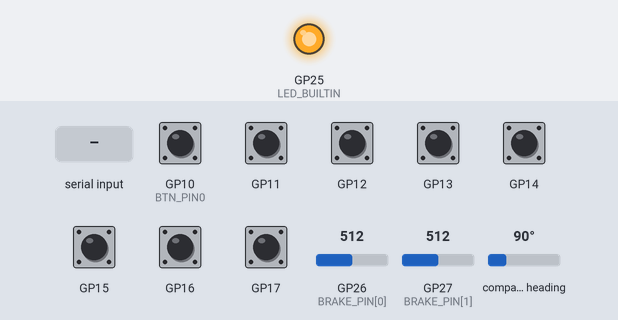
The sketch below on a simulated Raspberry Pi Pico. Shown: output pins drawn as LEDs (lit = HIGH). Wiring (inferred from the names in the program): AS5600 angle sensor at I2C address 0x36. Inputs (shaded band) come from the test bench; at power-on: GP10 (BTN_PIN0), GP11–17 HIGH, GP26 (BRAKE_PIN[0]) = 512, GP27 (BRAKE_PIN[1]) = 512, compass heading 90° (analog values on the 0–1023 scale). EEPROM starts erased; USB keyboard and mouse output is not drawn; what the sketch prints to the serial monitor is not drawn.

Above: at 1.2 s.
1.3 s: "d" received over Serial
2.8 s: "j" received over Serial
Timing chart, 0 to 5.8 s (numbered marks = the images above; inputs shaded):
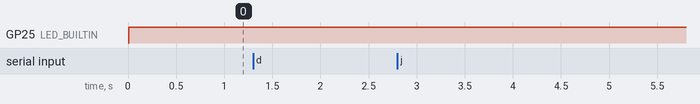

The sketch:

phaethon_levers.ino
```cpp
// Phaethon lever controller: Raspberry Pi Pico (RP2040), Arduino-Pico core, USB HID joystick.
//
// Axes:    X = left throttle (AS5600 on I2C0, GP4/GP5)   Y  = right throttle (AS5600 on I2C1, GP6/GP7)
//          Z = left brake (SS49E on GP26 / ADC0)          Rz = right brake (SS49E on GP27 / ADC1)
// Buttons: GP10..GP17, active low, internal pull-ups:
//          1 reignite (left thumb)  2 ramjet arm  3 repair  4 respawn
//          5 binder  6 left ignition  7 right ignition  8 shunt (right thumb)
// A sensor that is not fitted reports idle, so one lever (M3) and the full cockpit (M4) run the same build.
//
// Calibrate: levers at idle, brakes released, hold BOTH thumb buttons 3 s (LED blinks fast).
//            Sweep both levers to full and squeeze both brakes, then tap both thumbs again to save.
// Serial (115200): 'd' dumps raw values, 'j' measures throttle jitter at rest over 2 s.

#include <Wire.h>
#include <EEPROM.h>
#include <Joystick.h>

constexpr uint8_t AS5600_ADDR = 0x36;   // fixed address, hence one sensor per I2C bus
constexpr uint8_t REG_STATUS = 0x0B;    // bit5 MD magnet detected, bit4 ML too weak, bit3 MH too strong
constexpr uint8_t REG_RAW_ANGLE = 0x0C; // 12-bit, high nibble first
constexpr int BTN_PIN0 = 10, BTN_COUNT = 8;
constexpr int THUMB_L = 0, THUMB_R = 7;
constexpr int BRAKE_PIN[2] = {26, 27};
constexpr uint32_t CAL_MAGIC = 0x50484131;   // "PHA1"
constexpr int16_t DEFAULT_SPAN = 683;        // 60 degrees in AS5600 counts
constexpr int AXIS_MAX = 1023;

struct Cal {
  uint32_t magic;
  int16_t idle[2];   // raw angle at idle
  int16_t span[2];   // signed counts from idle to full
  int16_t brest[2];  // brake ADC at rest
  int16_t bfull[2];  // brake ADC fully squeezed
};

Cal cal;
TwoWire* bus[2] = {&Wire, &Wire1};
bool present[2] = {false, false};
int rawNow[2] = {0, 0};
int brakeNow[2] = {0, 0};
enum Mode { RUN, CAL_SWEEP } mode = RUN;
uint32_t thumbsSince = 0;

// Wrap a 12-bit angle difference into [-2048, 2047].
int wrap12(int v) {
  v %= 4096;
  if (v > 2047) v -= 4096;
  if (v < -2048) v += 4096;
  return v;
}

bool readReg(int i, uint8_t reg, uint8_t* buf, uint8_t n) {
  bus[i]->beginTransmission(AS5600_ADDR);
  bus[i]->write(reg);
  if (bus[i]->endTransmission(false) != 0) return false;
  if (bus[i]->requestFrom(AS5600_ADDR, n) != n) return false;
  for (uint8_t k = 0; k < n; k++) buf[k] = bus[i]->read();   // one read per statement: order is defined
  return true;
}

bool magnetOk(int i) {
  uint8_t st;
  return readReg(i, REG_STATUS, &st, 1) && (st & 0x20);
}

// Four samples, averaged after unwrapping against the first so a reading near 0/4095 can't smear.
bool readAngle(int i, int& out) {
  long acc = 0;
  int first = -1;
  for (int s = 0; s < 4; s++) {
    uint8_t b[2];
    if (!readReg(i, REG_RAW_ANGLE, b, 2)) return false;
    int v = ((b[0] & 0x0F) << 8) | b[1];
    if (first < 0) first = v;
    acc += first + wrap12(v - first);
  }
  out = (int)((acc / 4) & 0x0FFF);
  return true;
}

float throttleFrac(int i) {
  if (!present[i] || cal.span[i] == 0) return 0.0f;
  float f = (float)wrap12(rawNow[i] - cal.idle[i]) / (float)cal.span[i];
  return f < 0 ? 0 : (f > 1 ? 1 : f);
}

float brakeFrac(int i) {
  int d = cal.bfull[i] - cal.brest[i];
  if (abs(d) < 50) return 0.0f;   // uncalibrated or no sensor fitted
  float f = (float)(brakeNow[i] - cal.brest[i]) / (float)d;
  return f < 0 ? 0 : (f > 1 ? 1 : f);
}

bool pressed(int b) { return digitalRead(BTN_PIN0 + b) == LOW; }

void loadCal() {
  EEPROM.get(0, cal);
  if (cal.magic != CAL_MAGIC) {   // first boot: assume the levers are at idle right now
    cal.magic = CAL_MAGIC;
    for (int i = 0; i < 2; i++) {
      cal.idle[i] = rawNow[i];
      cal.span[i] = DEFAULT_SPAN;
      cal.brest[i] = cal.bfull[i] = brakeNow[i];
    }
  }
}

void saveCal() {
  EEPROM.put(0, cal);
  EEPROM.commit();
}

void sample() {
  for (int i = 0; i < 2; i++) {
    int v;
    present[i] = readAngle(i, v);
    if (present[i]) rawNow[i] = v;
    brakeNow[i] = analogRead(BRAKE_PIN[i]);
  }
}

void calibration() {
  bool both = pressed(THUMB_L) && pressed(THUMB_R);
  if (mode == RUN) {
    if (!both) { thumbsSince = 0; return; }
    if (thumbsSince == 0) thumbsSince = millis();
    if (millis() - thumbsSince < 3000) return;
    for (int i = 0; i < 2; i++) {   // capture idle and brake rest, then start tracking the sweep
      cal.idle[i] = rawNow[i];
      cal.span[i] = 0;
      cal.brest[i] = cal.bfull[i] = brakeNow[i];
    }
    mode = CAL_SWEEP;
    while (pressed(THUMB_L) || pressed(THUMB_R)) delay(10);   // wait for release
    return;
  }
  for (int i = 0; i < 2; i++) {     // CAL_SWEEP: keep the furthest excursion of each input
    int d = wrap12(rawNow[i] - cal.idle[i]);
    if (abs(d) > abs(cal.span[i])) cal.span[i] = d;
    if (abs(brakeNow[i] - cal.brest[i]) > abs(cal.bfull[i] - cal.brest[i])) cal.bfull[i] = brakeNow[i];
  }
  if (both) {
    for (int i = 0; i < 2; i++) if (abs(cal.span[i]) < 100) cal.span[i] = DEFAULT_SPAN;   // lever not swept
    saveCal();
    mode = RUN;
    thumbsSince = 0;
    while (pressed(THUMB_L) || pressed(THUMB_R)) delay(10);
  }
}

void serialCommands() {
  if (!Serial.available()) return;
  char c = Serial.read();
  if (c == 'd') {
    for (int i = 0; i < 2; i++) {
      Serial.printf("lever %d: present=%d magnet=%d raw=%d idle=%d span=%d frac=%.3f | brake raw=%d rest=%d full=%d frac=%.3f\n",
                    i, present[i], present[i] && magnetOk(i), rawNow[i], cal.idle[i], cal.span[i], throttleFrac(i),
                    brakeNow[i], cal.brest[i], cal.bfull[i], brakeFrac(i));
    }
  } else if (c == 'j') {   // M3 gate: jitter at rest must be <= +-2 counts
    int lo[2] = {9999, 9999}, hi[2] = {-9999, -9999};
    uint32_t t0 = millis();
    while (millis() - t0 < 2000) {
      sample();
      for (int i = 0; i < 2; i++) if (present[i]) {
        int d = wrap12(rawNow[i] - cal.idle[i]);
        lo[i] = min(lo[i], d); hi[i] = max(hi[i], d);
      }
      delay(1);
    }
    for (int i = 0; i < 2; i++) {
      if (!present[i]) { Serial.printf("lever %d: not fitted\n", i); continue; }
      int half = (hi[i] - lo[i] + 1) / 2;
      Serial.printf("lever %d: jitter %d..%d counts (+-%d) -> %s\n", i, lo[i], hi[i], half, half <= 2 ? "PASS" : "FAIL");
    }
  }
}

void setup() {
  Serial.begin(115200);
  pinMode(LED_BUILTIN, OUTPUT);
  for (int b = 0; b < BTN_COUNT; b++) pinMode(BTN_PIN0 + b, INPUT_PULLUP);
  analogReadResolution(12);
  Wire.setSDA(4);  Wire.setSCL(5);  Wire.begin();  Wire.setClock(400000);
  Wire1.setSDA(6); Wire1.setSCL(7); Wire1.begin(); Wire1.setClock(400000);
  EEPROM.begin(256);
  sample();
  loadCal();
  Joystick.begin();
  Joystick.useManualSend(true);
}

void loop() {
  sample();
  calibration();
  serialCommands();

  auto axis = [](float f) { return (int)(f * AXIS_MAX + 0.5f); };
  Joystick.X(axis(throttleFrac(0)));
  Joystick.Y(axis(throttleFrac(1)));
  Joystick.Z(axis(brakeFrac(0)));
  Joystick.Zrotate(axis(brakeFrac(1)));
  for (int b = 0; b < BTN_COUNT; b++) Joystick.button(b + 1, pressed(b));
  Joystick.send_now();

  // LED: fast blink while calibrating, slow blink if a fitted lever lost its magnet, solid when happy.
  uint32_t t = millis();
  bool magnetLost = (present[0] && !magnetOk(0)) || (present[1] && !magnetOk(1));
  digitalWrite(LED_BUILTIN, mode == CAL_SWEEP ? (t / 100) % 2 : magnetLost ? (t / 500) % 2 : 1);
  delay(1);
}
```

Measured:
- after the input at 1.3 s, every drawn part: stays the same
- after the input at 2.8 s, every drawn part: stays the same
